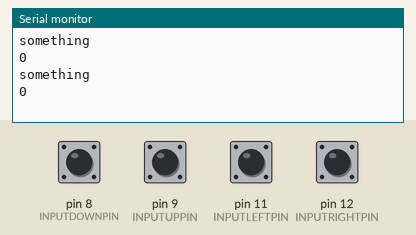
A sketch run on a simulated Arduino Uno, built with avr-gcc and run on an emulated ATmega328P. Parts: the last lines printed to the serial monitor. The test bench sets the inputs (shaded band); at power-on: pin 8 (INPUTDOWNPIN), pin 9 (INPUTUPPIN), pin 11 (INPUTLEFTPIN), pin 12 (INPUTRIGHTPIN) LOW.

Above: at 1.2 s.
1.3 s: pin 8 (INPUTDOWNPIN) pulled HIGH for 0.15 s
At 2.7 s:
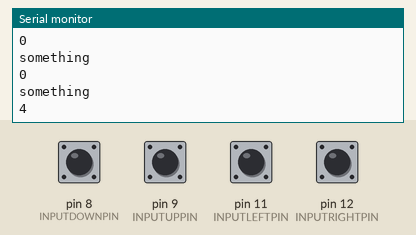
2.9 s: pin 9 (INPUTUPPIN) pulled HIGH for 0.15 s
At 3.8 s:
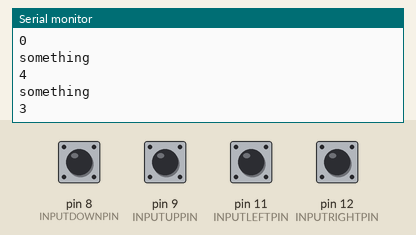
4.5 s: pin 11 (INPUTLEFTPIN) pulled HIGH for 0.15 s
At 5.5 s:
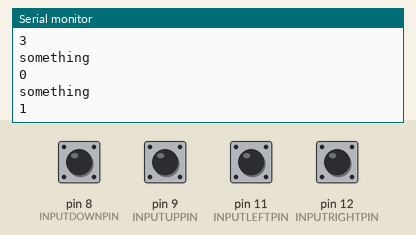
6.1 s: pin 12 (INPUTRIGHTPIN) pulled HIGH for 0.15 s
At 7.8 s:
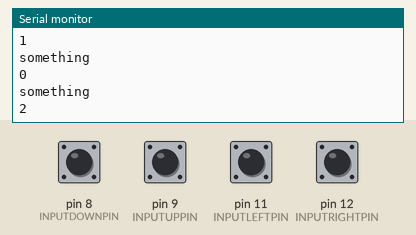
Timing chart, 0 to 8.7 s (numbered marks = the images above; inputs shaded):
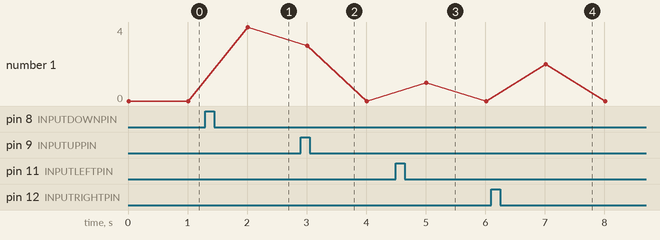

The sketch:

ledmatrix_8_direction.ino
```cpp
// This program extends the led matrix with four input switches l,r,u,d and displays the given input DIRECTION as an
// arrow on the matrix
#define NO_PORTC_PINCHANGES
#define NO_PORTD_PINCHANGES
#include <PinChangeInt.h>

// pin connections
#define INPUTDOWNPIN 8
#define INPUTUPPIN 9
#define INPUTLEFTPIN 11
#define INPUTRIGHTPIN 12

enum directions { IDLE, LEFT, RIGHT, UP, DOWN, UPLEFT, UPRIGHT, DOWNLEFT, DOWNRIGHT };

volatile bool INPUTLEFT(false);
volatile bool INPUTRIGHT(false);
volatile bool INPUTUP(false);
volatile bool INPUTDOWN(false);

unsigned short DIRECTION(IDLE);

void readInput() {
    // should me more like a lookup table
    //  l   r  |  u   d  |  value
    // ––––––––|–––––––––|–––––––––––––––
    //  0   0  |  0   0  |  0   IDLE
    //  1   1  |  1   1  |  0   IDLE
    //  1   1  |  0   0  |  0   IDLE
    //  0   0  |  1   1  |  0   IDLE
    //  1   0  |  0   0  |  1   LEFT
    //  1   0  |  1   1  |  1   LEFT
    //  0   1  |  0   0  |  2   RIGHT
    //  0   1  |  1   1  |  2   RIGHT
    //  0   0  |  1   0  |  3   UP
    //  1   1  |  1   0  |  3   UP
    //  0   0  |  0   1  |  4   DOWN
    //  1   1  |  0   1  |  4   DOWN
    //  1   0  |  1   0  |  5   UPLEFT
    //  0   1  |  1   0  |  6   UPRIGHT
    //  1   0  |  0   1  |  7   DOWNLEFT
    //  0   1  |  0   1  |  8   DOWNRIGHT

    switch ((INPUTLEFT ^ INPUTRIGHT) + (INPUTUP ^ INPUTDOWN)) {
    case 0:
    default:
        DIRECTION = IDLE;
        return;
    case 1:
        if (INPUTRIGHT ^ INPUTLEFT) { DIRECTION = (INPUTLEFT) ? LEFT : RIGHT; } else {
            DIRECTION = (INPUTUP) ? UP : DOWN;
        }
        return;
    case 2:
        if (INPUTLEFT) { DIRECTION = (INPUTUP) ? UPLEFT : DOWNLEFT; } else {
            DIRECTION = (INPUTUP) ? UPRIGHT : DOWNRIGHT;
        }
        return;
    }
}

void resetInput() {
    INPUTLEFT = false;
    INPUTRIGHT = false;
    INPUTUP = false;
    INPUTDOWN = false;
}

void interruptOnLeft() { INPUTLEFT = true; }

void interruptOnRight() { INPUTRIGHT = true; }

void interruptOnUp() { INPUTUP = true; }

void interruptOnDown() { INPUTDOWN = true; }

void setup() {
    Serial.begin(9600);

    // attach software interrupts for inputs
    PCintPort::attachInterrupt(INPUTDOWNPIN, interruptOnDown, RISING);
    PCintPort::attachInterrupt(INPUTUPPIN, interruptOnUp, RISING);
    PCintPort::attachInterrupt(INPUTLEFTPIN, interruptOnLeft, RISING);
    PCintPort::attachInterrupt(INPUTRIGHTPIN, interruptOnRight, RISING);
}

void loop() {
    Serial.println("something");
    readInput();
    Serial.println(DIRECTION);
    resetInput();
    delay(1000);
}
```

Measured:
- after the input at 1.3 s, the serial monitor: prints a new line after 0.71 s (image 1)
- after the input at 2.9 s, the serial monitor: prints a new line after 0.11 s (image 2)
- after the input at 4.5 s, the serial monitor: prints a new line after 0.51 s (image 3)
- after the input at 6.1 s, the serial monitor: prints a new line after 0.91 s (image 4)
- plotted number 1: 0 → 4 after the input at 1.3 s
